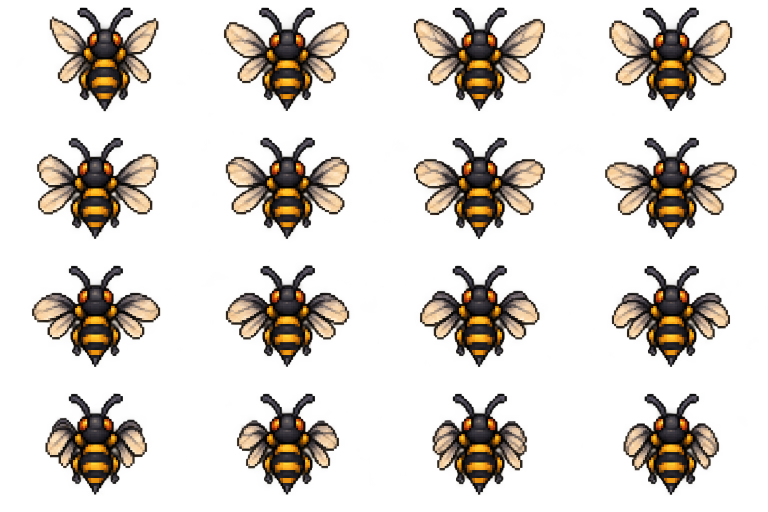
#> input picture abelha_idle.png, 1536 x 1024 px, found by its file name (shown at 1/2 size)
$ python contar.py
#> lines starting #> are read from the running program, lines starting #| are printed output that depends on the picture
from PIL import Image
import os

# 1. Abre a spritesheet
img = Image.open("./abelha_idle.png").convert("RGBA")
#> img is the input picture: PIL image 1536x1024 RGBA; mean R, G, B, A 74.2, 61.5, 47.7, 61.8
largura, altura = img.size
#> largura = 1536; altura = 1024

# 2. Remove o fundo quadriculado
pixels = img.load()

for y in range(altura):
    for x in range(largura):

        r, g, b, a = pixels[x, y]

        # Verifica se o pixel é praticamente cinza
        diferenca = max(r, g, b) - min(r, g, b)
        brilho = (r + g + b) // 3

        # Pixels neutros claros/cinzas são considerados fundo
        if diferenca < 30 and brilho > 110:
            pixels[x, y] = (0, 0, 0, 0)

# 3. Configura a grade
colunas = 4
linhas = 4

w = largura // colunas
#> w = 384
h = altura // linhas
#> h = 256

# 4. Separa os 16 frames
frames = []

for linha in range(linhas):
    for coluna in range(colunas):

        caixa = (
            coluna * w,
            linha * h,
            (coluna + 1) * w,
            (linha + 1) * h
        )

        frame = img.crop(caixa)

        # Identifica a área visível
        bbox = frame.getbbox()

        if bbox:
            frame = frame.crop(bbox)
            frames.append(frame)
#> after the loop, frames = 16 items

# 5. Define o tamanho final
canvas_size = 256
margem = 8
area_maxima = canvas_size - margem * 2

# Descobre o maior sprite
maior_largura = max(f.width for f in frames)
#> maior_largura = 384
maior_altura = max(f.height for f in frames)
#> maior_altura = 255

# Mantém proporção e escala uniforme
escala = min(
    area_maxima / maior_largura,
    area_maxima / maior_altura
)
#> escala = 0.625

# 6. Salva os frames
pasta_saida = "imagens/abelha/idle"
os.makedirs(pasta_saida, exist_ok=True)

contador = 0

for frame in frames:

    novo_w = int(frame.width * escala)
    novo_h = int(frame.height * escala)

    frame = frame.resize(
        (novo_w, novo_h),
        Image.Resampling.LANCZOS
    )

    # Canvas transparente
    canvas = Image.new(
        "RGBA",
        (canvas_size, canvas_size),
        (0, 0, 0, 0)
    )

    # Centraliza
    pos_x = (canvas_size - novo_w) // 2
    pos_y = (canvas_size - novo_h) // 2

    canvas.alpha_composite(frame, (pos_x, pos_y))

    canvas.save(f"{pasta_saida}/frame_{contador:02d}.png")

    contador += 1
#> this loop made 16 passes
#> (novo_w, novo_h, pos_x, pos_y) on passes 1 to 12: (240, 143, 8, 56), (240, 151, 8, 52), (240, 155, 8, 50), (236, 153, 10, 51), (240, 153, 8, 51), (240, 159, 8, 48), (240, 159, 8, 48), (233, 148, 11, 54), (220, 151, 18, 52), (239, 153, 8, 51), (239, 154, 8, 51), (236, 139, 10, 58)
#> pass 1, `frame = frame.resize( (novo_w, novo_h), Image.Resampling.LANCZOS )`:
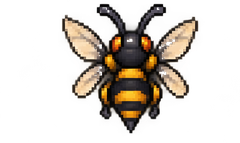
#> frame: PIL image 240x143 RGBA; mean R, G, B, A 36.9, 28.8, 20.8, 67.1; transparent parts drawn white
#> pass 1, `canvas.save(f"{pasta_saida}/frame_{contador:02d}.png")`:
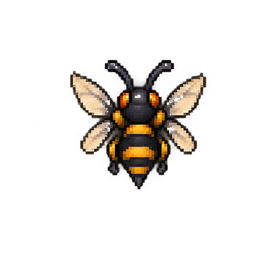
#> saved as frame_00.png: PIL image 256x256 RGBA; mean R, G, B, A 19.3, 15.1, 10.9, 35.1; transparent parts drawn white
#> pass 2, `frame = frame.resize( (novo_w, novo_h), Image.Resampling.LANCZOS )`:
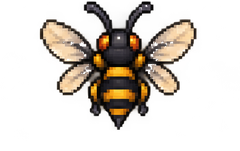
#> frame: PIL image 240x151 RGBA; mean R, G, B, A 39.2, 30.7, 22.9, 68.3; transparent parts drawn white
#> after the loop:
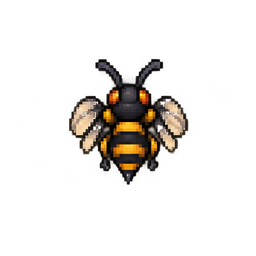
#> canvas: PIL image 256x256 RGBA; mean R, G, B, A 12.8, 9.9, 6.8, 29.9; transparent parts drawn white
#> after the loop, contador = 16

print(f"{contador} frames salvos em {pasta_saida}/")
#| 16 frames salvos em imagens/abelha/idle/
